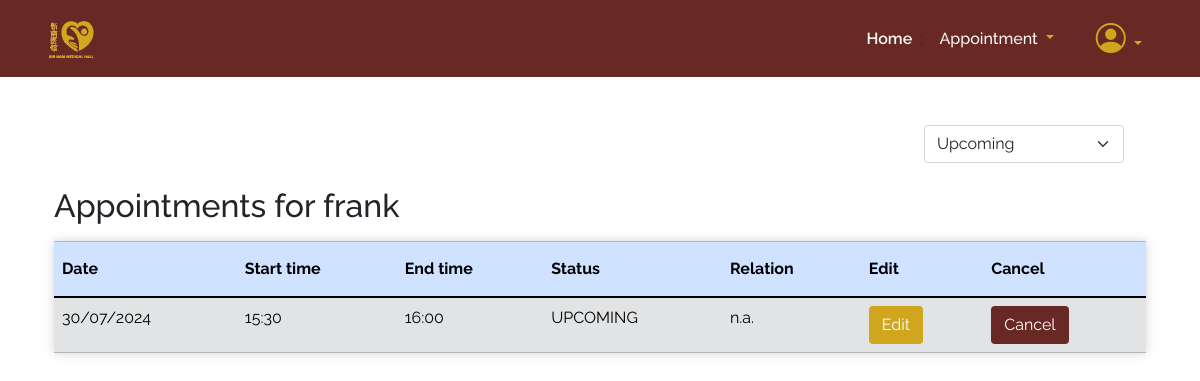
/forms/viewappointment.php (signed in), run on the app's committed database.
### tables this page shows
CREATE TABLE `patient` (
  `patient_id` int(11) NOT NULL,
  `patient_name` varchar(255) NOT NULL,
  `patient_dob` date NOT NULL,
  `patient_phoneNo` int(11) NOT NULL,
  `patient_email` varchar(255) NOT NULL,
  `patient_password` varchar(255) NOT NULL,
  `patient_status` varchar(45) NOT NULL DEFAULT 'NEW',
  `last_updated_by` varchar(255) NOT NULL,
  `last_updated_datetime` datetime NOT NULL,
  `payment_status` varchar(45) NOT NULL,
  `amount_payable` float NOT NULL DEFAULT 0,
  `is_verified` tinyint(1) NOT NULL DEFAULT 0
);

CREATE TABLE `appointment` (
  `appointment_id` int(11) NOT NULL,
  `appointment_date` date NOT NULL,
  `appointment_start_time` time NOT NULL,
  `appointment_end_time` time NOT NULL,
  `appointment_status` varchar(45) NOT NULL DEFAULT 'UPCOMING',
  `booked_by` varchar(255) NOT NULL,
  `booked_datetime` datetime NOT NULL,
  `patient_id` int(11) NOT NULL,
  `queue_no` int(11) NOT NULL,
  `appointment_remarks` varchar(255) DEFAULT NULL
);

### forms/viewappointment.php (the view, shortened to what this page needs)
<?php
include "../db_connect.php";
$patient_id = $_SESSION['patient_id'];
$query = "SELECT patient_name FROM patient WHERE patient_id = ?";
$stmt = $conn->prepare($query);
$stmt->bind_param("i", $patient_id);
$stmt->execute();
$stmt->bind_result($patient_name);
$status = isset($_GET['status']) ? $_GET['status'] : 'UPCOMING';
$query = "SELECT a.appointment_id, a.appointment_date, TIME_FORMAT(a.appointment_start_time, '%H:%i') AS formatted_start_time, TIME_FORMAT(a.appointment_end_time, '%H:%i') AS formatted_end_time, a.appointment_status, r.relation_name FROM appointment a LEFT JOIN relation r ON a.appointment_id = r.appointment_id WHERE a.patient_id = ? AND a.appointment_status = ? ORDER BY a.appointment_date";
$stmt = $conn->prepare($query);
$stmt->bind_param("is", $patient_id, $status);
$stmt->execute();
$result = $stmt->get_result();
$appointments = [];
while ($row = $result->fetch_assoc()) {
    $appointments[] = $row;
}
?>
<!DOCTYPE html>
<html>
<head>
    <?php include '../links.php'; ?>
    <link rel="stylesheet" href="../style.css" />
    <link href="https://cdn.jsdelivr.net/npm/bootstrap@5.0.2/dist/css/bootstrap.min.css" rel="stylesheet">
</head>
<body>
    <?php include '../navbar.php'; ?>
    <div class="container mt-5 mb-5">
        <div class="container mt-3">
        <div class="filter-dropdown">
                        <select class="form-select" id="filterStatus" onchange="filterAppointments()">
                            <option value="UPCOMING" <?php echo (!isset($_GET['status']) || $_GET['status'] == 'UPCOMING') ? 'selected' : ''; ?>>Upcoming</option>
                        </select>
                    </div>
                    <br>
            <?php if (count($appointments) === 0) { ?>
                <div class="d-flex justify-content-center align-items-center" style="height: 200px;">
                    <h3>There are no appointments to be displayed.</h3>
                </div>
                <div class="d-flex justify-content-center align-items-center">
                        <a href="../P_index.php" class="btn back-btn" style="width: 100px;">Back</a>
                </div>
            <?php } else { ?>
                <div class="table-header-row">
                    <h2 class="table-header-title">Appointments for <?php echo $patient_name; ?></h2>
                </div>
                <table class="table table-hover table-secondary mt-3">
                    <thead class="table-primary">
                        <tr>
                            <th>Date</th>
                            <th>Start time</th>
                            <th>End time</th>
                            <th>Status</th>
                            <th>Relation</th>
                            <?php if (isset($patient_id)) { ?>
                                <th>Edit</th>
                                <th>Cancel</th>
                            <?php } ?>
                        </tr>
                    </thead>
                    <?php foreach ($appointments as $apptData) {
                        $appt_id = $apptData['appointment_id'];
                        $appt_date = $apptData['appointment_date'];
                        $appt_start_time = $apptData['formatted_start_time'];
                        $appt_end_time = $apptData['formatted_end_time'];
                        $appt_status = $apptData['appointment_status'];
                        $relation_name = $apptData['relation_name'] ? $apptData['relation_name'] : 'n.a.';
                    ?>
                        <tr>
                            <td><?php echo date('d/m/Y', strtotime($appt_date)); ?></td>
                            <td><?php echo $appt_start_time; ?></td>
                            <td><?php echo $appt_end_time; ?></td>
                            <td><?php echo $appt_status; ?></td>
                            <td><?php echo htmlspecialchars($relation_name); ?></td>
                            <?php if (isset($patient_id)) { ?>
                                <td>
                                    <form action="editbooking.php" method="post" onsubmit="return handleEdit('<?php echo $appt_date; ?>')">
                                        <button type="submit" class="btn btn-edit" name="edit" <?php echo ($appt_status === 'CANCELLED' || $appt_status === 'COMPLETED') ? 'disabled' : ''; ?>>Edit</button>
                                    </form>
                                </td>
                                <td>
                                    <button type="button" class="btn btn-cancel" onclick="updateModalContent('<?php echo $appt_date; ?>', '<?php echo $appt_start_time; ?>', '<?php echo $appt_end_time; ?>', '<?php echo $appt_id; ?>')" <?php echo ($appt_status === 'CANCELLED' || $appt_status === 'COMPLETED') ? 'disabled' : ''; ?>>Cancel</button>
                                </td>
                            <?php } ?>
                        </tr>
                    <?php } ?>
                </table>
            <?php } ?>
        </div>
    </div>
</body>
</html>

### style.css (style rules this page uses)
* { margin: 0; padding: 0; box-sizing: border-box; font-family: "Raleway", sans-serif; }
.table { width: 100%; border-collapse: collapse; box-shadow: 0 0 10px rgba(71, 70, 70, 0.24); }
.table th { font-size: 16px; font-weight: 700; }
.table tr { font-size: 600; }
.table tr td { font-size: 16px; }
.table tr th { padding-top: 15px; padding-bottom: 15px; }

### forms/viewappointment.php (style rules this page uses)
.btn-edit { background-color: #CFA61E; color: #fff; }
.btn-cancel { background-color: #682924; color: #fff; }
.table-header-row { display: flex; align-items: center; justify-content: space-between; }
.table-header-title { margin: 0; }
.filter-dropdown { margin-left: 870px; display: flex; align-items: center; width: 200px; }

### data on the page
patient: patient_name "frank"
appointment: appointment_date "30/07/2024", appt_start_time "15:30", appt_end_time "16:00", appointment_status "UPCOMING", relation_name "n.a."
